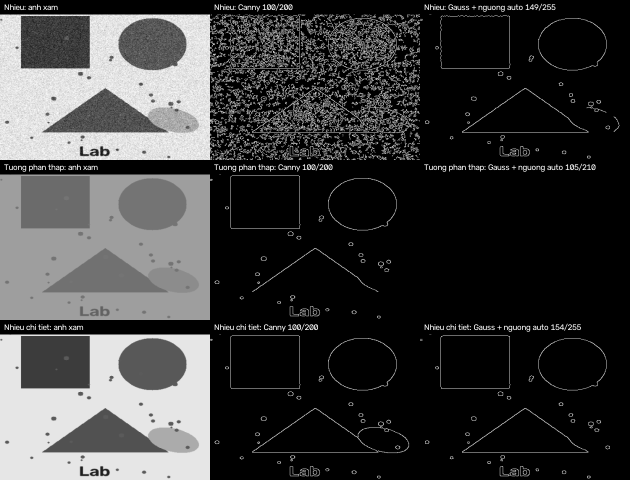
#> input picture lab_xuly_anh/results/c2b3_cac_loai_anh.png, 1260 x 960 px (shown at 1/2 size)
$ python canny_cac_loai_anh.py results/c2b3_cac_loai_anh.png
#> lines starting #> are read from the running program, lines starting #| are printed output that depends on the picture
### lab_xuly_anh/common.py
"""
common.py - Ham dung chung cho cac bai lab (giong phong cach cac file cu:
hop thoai chon anh bang tkinter, doc/ghi duong dan tieng Viet bang imdecode/imencode).

Neu may khong co tkinter hoac khong co man hinh (server), chuong trinh se:
  - doc duong dan tu dong lenh (sys.argv), hoac
  - dung anh mau tu sinh ra,
  - luu anh ra thu muc results thay vi hien thi cua so.
"""
import os
import sys
import numpy as np
import cv2

RESULTS_DIR = "results"
IMG_TYPES = [("Anh", "*.jpg *.jpeg *.png *.bmp *.webp *.tif *.tiff"), ("Tat ca", "*.*")]
VIDEO_TYPES = [("Video", "*.mp4 *.avi *.mov *.mkv *.wmv"), ("Tat ca", "*.*")]
IMG_EXT = (".jpg", ".jpeg", ".png", ".bmp", ".webp", ".tif", ".tiff")


def _tk_root():
    import tkinter as tk
    root = tk.Tk()
    root.withdraw()
    root.attributes("-topmost", True)
    return root


def chon_anh(title="Chon anh", argv_index=1):
    """Hop thoai chon 1 anh. Uu tien tham so dong lenh. Tra ve '' neu huy / khong co tkinter."""
    if len(sys.argv) > argv_index and os.path.isfile(sys.argv[argv_index]):
        return sys.argv[argv_index]
    try:
        from tkinter import filedialog
        root = _tk_root()
        path = filedialog.askopenfilename(title=title, filetypes=IMG_TYPES)
        root.destroy()
        return path
    except Exception:
        return ""


# [49 lines left out: functions chon_nhieu_anh, chon_thu_muc, chon_video, not called in this run]


def doc_anh(path, flags=cv2.IMREAD_COLOR):
    """Doc anh ho tro duong dan co dau tieng Viet."""
    data = np.fromfile(path, dtype=np.uint8)
    return cv2.imdecode(data, flags)


def luu_anh(path, img):
    """Luu anh (duong dan Unicode). Tu tao thu muc cha."""
    folder = os.path.dirname(path)
    if folder:
        os.makedirs(folder, exist_ok=True)
    ext = os.path.splitext(path)[1] or ".png"
    ok, buf = cv2.imencode(ext, img)
    if ok:
        buf.tofile(path)
    return ok


def ket_qua(name):
    """Duong dan file trong thu muc results (tu tao thu muc)."""
    os.makedirs(RESULTS_DIR, exist_ok=True)
    return os.path.join(RESULTS_DIR, name)


# [14 lines left out: function anh_mau, not called in this run]


def lay_anh(title="Chon anh", resize_max=None):
    """Chon anh bang hop thoai; neu khong chon duoc thi dung anh mau.
    Tra ve (img_bgr, ten_hien_thi)."""
    path = chon_anh(title)
#> the answer given: results/c2b3_cac_loai_anh.png
    if path:
        img = doc_anh(path)
#> in doc_anh, returned value is the input picture: shape (960, 1260, 3); min 0, max 255, mean 59.1
        if img is None:
            sys.exit(f"Khong doc duoc anh: {path}")
        name = os.path.splitext(os.path.basename(path))[0]
    else:
        print("Khong chon anh -> dung anh mau.")
        img = anh_mau()
        name = "anh_mau"
    if resize_max:
        h, w = img.shape[:2]
#> h = 960; w = 1260
        s = min(1.0, resize_max / max(h, w))
#> s = 0.476
        if s < 1:
            img = cv2.resize(img, (int(w * s), int(h * s)), interpolation=cv2.INTER_AREA)
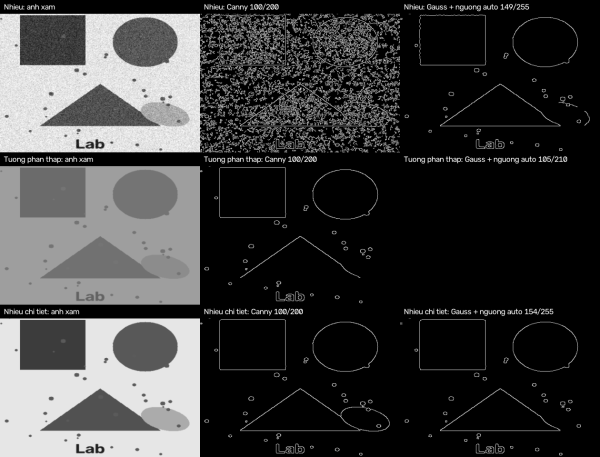
#> img: shape (457, 600, 3); min 0, max 249, mean 59.1
    return img, name


# [9 lines left out: function hien_thi_matplotlib, not called in this run]


def hien_thi_cv(title, img, save_name=None, max_w=1300, max_h=750):
    """Luu anh vao results va hien cua so OpenCV (tu thu nho cho vua man hinh)."""
    if save_name:
        luu_anh(ket_qua(save_name), img)
        print("Da luu:", ket_qua(save_name))
    if os.environ.get("LAB_NO_SHOW") == "1":
        return
    h, w = img.shape[:2]
    s = min(max_w / w, max_h / h, 1)
    if s < 1:
        img = cv2.resize(img, (int(w * s), int(h * s)), interpolation=cv2.INTER_AREA)
    try:
        cv2.imshow(title, img)
        cv2.waitKey(0)
        cv2.destroyAllWindows()
    except cv2.error:
        print("(Khong co man hinh de hien cua so - chi luu file.)")


def gan_nhan(img, text, h=28):
    """Ghi tieu de len anh (giong ham label trong loc_trung_binh.py). Tra ve anh BGR."""
    if img.ndim == 2:
        img = cv2.cvtColor(img, cv2.COLOR_GRAY2BGR)
    out = img.copy()
    cv2.rectangle(out, (0, 0), (out.shape[1], h), (0, 0, 0), -1)
    cv2.putText(out, text, (8, h - 8), cv2.FONT_HERSHEY_SIMPLEX, 0.55,
                (255, 255, 255), 1, cv2.LINE_AA)
    return out


def luoi_anh(imgs, titles, cols=3, cell=(380, 300)):
    """Ghep nhieu anh (xam/mau) thanh luoi co tieu de, de hien thi/luu bang OpenCV."""
    cells = []
    for im, t in zip(imgs, titles):
        im = cv2.resize(im, cell, interpolation=cv2.INTER_AREA)
        cells.append(gan_nhan(im, t))
    while len(cells) % cols:
        cells.append(np.zeros_like(cells[0]))
    rows = [np.hstack(cells[i:i + cols]) for i in range(0, len(cells), cols)]
    return np.vstack(rows)

### lab_xuly_anh/canny_cac_loai_anh.py
"""
CHUONG 2 - Bai 3: Ap dung Canny cho cac loai anh khac nhau:
  - anh nhieu, anh do tuong phan thap, anh nhieu chi tiet.

Cach dung: hop thoai se hoi 3 anh (nhieu / tuong phan thap / nhieu chi tiet).
Neu bam Cancel o buoc nao, chuong trinh tu tao anh do tu mot anh goc
(them nhieu, giam tuong phan) de ban van co ket qua.

Chay:  python canny_cac_loai_anh.py
"""
import cv2
import numpy as np

from common import (chon_anh, doc_anh, lay_anh, anh_mau, luoi_anh,
                    hien_thi_cv, luu_anh, ket_qua)

import sys
sys.argv = sys.argv[:1]     # tranh dung tham so dong lenh cho tung lan chon


def them_nhieu(g, sigma=25):
    n = g.astype(np.float32) + np.random.normal(0, sigma, g.shape)
    return np.clip(n, 0, 255).astype(np.uint8)


def giam_tuong_phan(g, alpha=0.3):
    return np.clip(128 + alpha * (g.astype(np.float32) - 128), 0, 255).astype(np.uint8)


def doc_hoac_none(tieu_de):
    p = chon_anh(tieu_de)
    if not p:
        return None
    im = doc_anh(p)
    return im


np.random.seed(0)
goc, name = lay_anh("Chon ANH GOC (dung de tu tao cac anh thieu)", resize_max=600)
#> name = 'c2b3_cac_loai_anh'
gray0 = cv2.cvtColor(goc, cv2.COLOR_BGR2GRAY)

loai = {}
for key, td, tao in [
    ("Nhieu", "Chon anh CO NHIEU (Cancel = tu tao)", lambda: them_nhieu(gray0)),
    ("Tuong phan thap", "Chon anh TUONG PHAN THAP (Cancel = tu tao)", lambda: giam_tuong_phan(gray0)),
    ("Nhieu chi tiet", "Chon anh NHIEU CHI TIET (Cancel = dung anh goc)", lambda: gray0),
]:
    im = doc_hoac_none(td)
#> the answer given: results/c2b3_cac_loai_anh.png
    loai[key] = cv2.cvtColor(im, cv2.COLOR_BGR2GRAY) if im is not None else tao()
    loai[key] = cv2.resize(loai[key], (500, 380))


def canny_tu_dong(g, sigma=0.33, blur_k=5):
    """Nguong tu dong theo trung vi: low=(1-s)*median, high=(1+s)*median."""
    b = cv2.GaussianBlur(g, (blur_k, blur_k), 0)
    m = np.median(b)
    lo, hi = int(max(0, (1 - sigma) * m)), int(min(255, (1 + sigma) * m))
    return cv2.Canny(b, lo, hi), lo, hi


def ty_le(e):
    return 100.0 * np.count_nonzero(e) / e.size


hang = []
print(f"{'Loai anh':<18}{'Khong loc (%)':>15}{'Co loc+auto (%)':>18}   nguong auto")
for key, g in loai.items():
    e_raw = cv2.Canny(g, 100, 200)                       # khong loc nhieu, nguong co dinh
    e_auto, lo, hi = canny_tu_dong(g)
    print(f"{key:<18}{ty_le(e_raw):>15.2f}{ty_le(e_auto):>18.2f}   {lo}/{hi}")
    hang.append((g, f"{key}: anh xam"))
    hang.append((e_raw, f"{key}: Canny 100/200"))
    hang.append((e_auto, f"{key}: Gauss + nguong auto {lo}/{hi}"))
#> this loop made 3 passes
#> key on passes 1 to 3: 'Nhieu', 'Tuong phan thap', 'Nhieu chi tiet'
#| Nhieu                        9.81             12.69   5/10
#| Tuong phan thap              9.81             12.69   5/10
#| Nhieu chi tiet               9.81             12.69   5/10
#> pass 1, `e_raw = cv2.Canny(g, 100, 200)`:
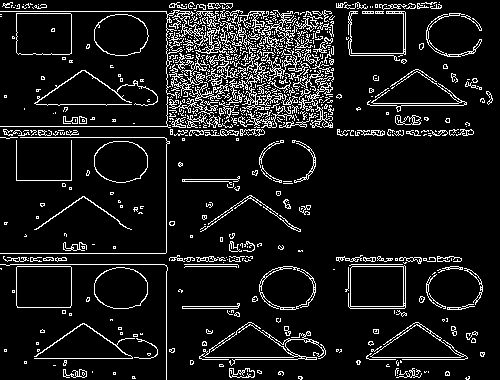
#> e_raw: shape (380, 500); 9.8% white in thin lines or dots
#> pass 1, in canny_tu_dong, `b = cv2.GaussianBlur(g, (blur_k, blur_k), 0)`:
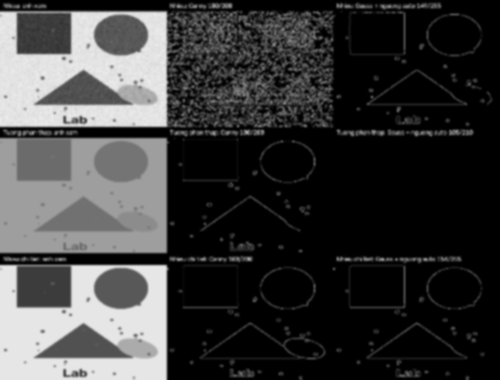
#> b: shape (380, 500); min 0, max 236, mean 59.2
#> pass 1, `e_auto, lo, hi = canny_tu_dong(g)`:
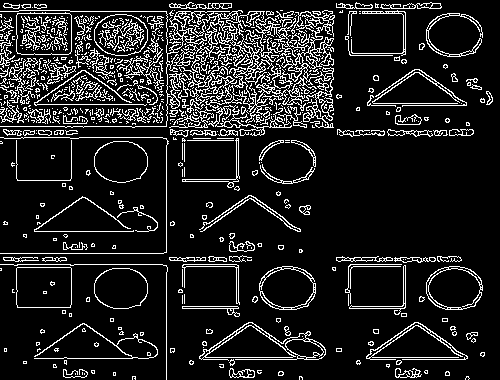
#> e_auto: shape (380, 500); 12.7% white in thin lines or dots
#> after the loop, hang = 9 items

res = luoi_anh([h[0] for h in hang], [h[1] for h in hang], cols=3, cell=(420, 320))
#> the loop in luoi_anh, `for im, t in zip(imgs, titles):` made 9 passes
#> t on passes 1, 2, 3, 4, 5, 7, 8, 9: 'Nhieu: anh xam', 'Nhieu: Canny 100/200', 'Nhieu: Gauss + nguong auto 5/10', 'Tuong phan thap: anh xam', 'Tuong phan thap: Canny 100/200', 'Nhieu chi tiet: anh xam', 'Nhieu chi tiet: Canny 100/200', 'Nhieu chi tiet: Gauss + nguong auto 5/10'
#> pass 1, in luoi_anh, `im = cv2.resize(im, cell, interpolation=cv2.INTER_AREA)`:
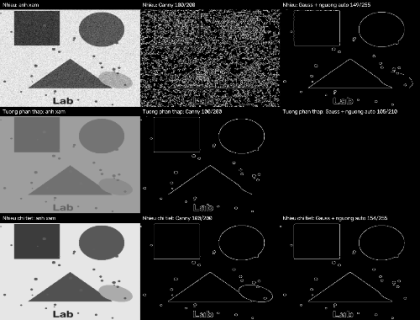
#> im: shape (320, 420); min 0, max 245, mean 59.1
#> pass 2, in luoi_anh, `im = cv2.resize(im, cell, interpolation=cv2.INTER_AREA)`:
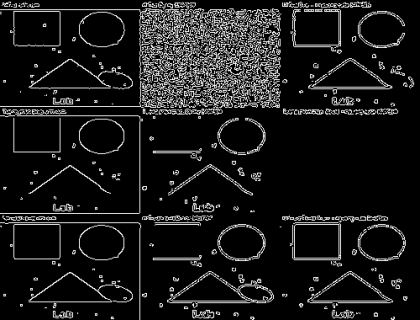
#> im: shape (320, 420); min 0, max 255, mean 25
#> in luoi_anh, `rows = [np.hstack(cells[i:i + cols]) for i in range(0, len(cells), col..`: rows = 3 items
luu_anh(ket_qua("c2b3_cac_loai_anh.png"), res)
hien_thi_cv("Canny tren cac loai anh", res, "c2b3_cac_loai_anh.png")
#> in hien_thi_cv, `img = cv2.resize(img, (int(w * s), int(h * s)), interpolation=cv2.INTE..`:
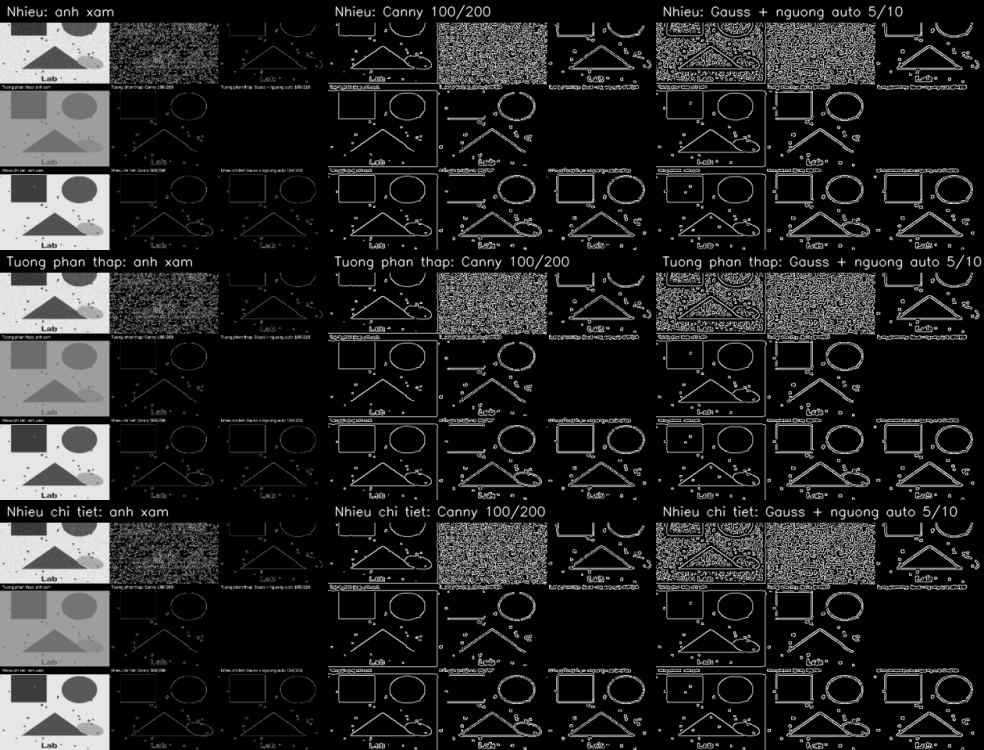
#> img: shape (750, 984, 3); min 0, max 245, mean 35.8

print("\nNhan xet:")
print(" - Anh nhieu: Canny khong loc cho rat nhieu canh gia -> nen Gaussian blur (sigma lon hon).")
print(" - Tuong phan thap: nguong co dinh bo sot canh -> dung nguong tu dong theo median.")
print(" - Nhieu chi tiet: canh day dac -> tang sigma / nguong cao de giu canh quan trong.")
